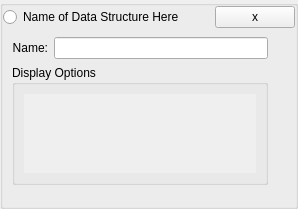
<?xml version="1.0" encoding="UTF-8"?>
<ui version="4.0">
 <class>DataStructurePropertiesWidget</class>
 <widget class="KButtonGroup" name="DataStructurePropertiesWidget">
  <property name="geometry">
   <rect>
    <x>0</x>
    <y>0</y>
    <width>298</width>
    <height>193</height>
   </rect>
  </property>
  <property name="sizePolicy">
   <sizepolicy hsizetype="MinimumExpanding" vsizetype="Preferred">
    <horstretch>0</horstretch>
    <verstretch>0</verstretch>
   </sizepolicy>
  </property>
  <property name="maximumSize">
   <size>
    <width>10000</width>
    <height>10000</height>
   </size>
  </property>
  <property name="title">
   <string/>
  </property>
  <layout class="QGridLayout" name="gridLayout_2">
   <property name="sizeConstraint">
    <enum>QLayout::SetDefaultConstraint</enum>
   </property>
   <property name="verticalSpacing">
    <number>0</number>
   </property>
   <property name="margin">
    <number>0</number>
   </property>
   <item row="1" column="1">
    <widget class="QWidget" name="_editWidget" native="true">
     <property name="maximumSize">
      <size>
       <width>16777215</width>
       <height>400</height>
      </size>
     </property>
     <layout class="QGridLayout" name="gridLayout">
      <item row="5" column="2">
       <widget class="KSeparator" name="kseparator"/>
      </item>
      <item row="6" column="0" colspan="4">
       <widget class="QFrame" name="_extraProperties">
        <property name="frameShape">
         <enum>QFrame::StyledPanel</enum>
        </property>
        <property name="frameShadow">
         <enum>QFrame::Plain</enum>
        </property>
       </widget>
      </item>
      <item row="0" column="0">
       <layout class="QHBoxLayout" name="horizontalLayout">
        <property name="sizeConstraint">
         <enum>QLayout::SetFixedSize</enum>
        </property>
       </layout>
      </item>
      <item row="2" column="0">
       <layout class="QHBoxLayout" name="horizontalLayout_2">
        <item>
         <widget class="QLabel" name="label">
          <property name="text">
           <string>Name:</string>
          </property>
          <property name="alignment">
           <set>Qt::AlignRight|Qt::AlignTrailing|Qt::AlignVCenter</set>
          </property>
         </widget>
        </item>
        <item>
         <widget class="KLineEdit" name="_dataStructureName">
          <property name="sizePolicy">
           <sizepolicy hsizetype="Expanding" vsizetype="Fixed">
            <horstretch>0</horstretch>
            <verstretch>0</verstretch>
           </sizepolicy>
          </property>
         </widget>
        </item>
       </layout>
      </item>
      <item row="3" column="0" rowspan="2">
       <widget class="QGroupBox" name="_dataTypePropertiesHeader">
        <property name="enabled">
         <bool>true</bool>
        </property>
        <property name="sizePolicy">
         <sizepolicy hsizetype="Expanding" vsizetype="Preferred">
          <horstretch>0</horstretch>
          <verstretch>0</verstretch>
         </sizepolicy>
        </property>
        <property name="minimumSize">
         <size>
          <width>0</width>
          <height>120</height>
         </size>
        </property>
        <property name="title">
         <string>Display Options</string>
        </property>
        <layout class="QGridLayout" name="gridLayout_3">
         <item row="0" column="0">
          <widget class="QScrollArea" name="scrollArea">
           <property name="sizePolicy">
            <sizepolicy hsizetype="Expanding" vsizetype="Preferred">
             <horstretch>0</horstretch>
             <verstretch>0</verstretch>
            </sizepolicy>
           </property>
           <property name="minimumSize">
            <size>
             <width>0</width>
             <height>0</height>
            </size>
           </property>
           <property name="frameShape">
            <enum>QFrame::NoFrame</enum>
           </property>
           <property name="verticalScrollBarPolicy">
            <enum>Qt::ScrollBarAsNeeded</enum>
           </property>
           <property name="horizontalScrollBarPolicy">
            <enum>Qt::ScrollBarAlwaysOff</enum>
           </property>
           <property name="widgetResizable">
            <bool>true</bool>
           </property>
           <property name="alignment">
            <set>Qt::AlignCenter</set>
           </property>
           <widget class="QWidget" name="scrollAreaWidgetContents">
            <property name="geometry">
             <rect>
              <x>0</x>
              <y>0</y>
              <width>258</width>
              <height>84</height>
             </rect>
            </property>
            <property name="sizePolicy">
             <sizepolicy hsizetype="Expanding" vsizetype="Preferred">
              <horstretch>0</horstretch>
              <verstretch>0</verstretch>
             </sizepolicy>
            </property>
            <layout class="QVBoxLayout" name="_typeProperties">
             <property name="spacing">
              <number>-1</number>
             </property>
             <property name="topMargin">
              <number>0</number>
             </property>
            </layout>
           </widget>
          </widget>
         </item>
        </layout>
       </widget>
      </item>
     </layout>
    </widget>
   </item>
   <item row="0" column="1">
    <layout class="QHBoxLayout" name="horizontalLayout_3">
     <property name="sizeConstraint">
      <enum>QLayout::SetMinimumSize</enum>
     </property>
     <item>
      <widget class="QRadioButton" name="_activateGraph">
       <property name="sizePolicy">
        <sizepolicy hsizetype="Expanding" vsizetype="Fixed">
         <horstretch>0</horstretch>
         <verstretch>0</verstretch>
        </sizepolicy>
       </property>
       <property name="text">
        <string comment="KDE::DoNotExtract">Name of Data Structure Here</string>
       </property>
      </widget>
     </item>
     <item>
      <widget class="KPushButton" name="_dataStructureDelete">
       <property name="toolTip">
        <string>Delete the active graph</string>
       </property>
       <property name="whatsThis">
        <string>Delete the current active graph: delete all nodes and edges</string>
       </property>
       <property name="text">
        <string comment="@action:button" extracomment="Do not translate, X is for delete">x</string>
       </property>
      </widget>
     </item>
    </layout>
   </item>
  </layout>
 </widget>
 <customwidgets>
  <customwidget>
   <class>KButtonGroup</class>
   <extends>QGroupBox</extends>
   <header>kbuttongroup.h</header>
   <container>1</container>
  </customwidget>
  <customwidget>
   <class>KLineEdit</class>
   <extends>QLineEdit</extends>
   <header>klineedit.h</header>
  </customwidget>
  <customwidget>
   <class>KSeparator</class>
   <extends>QFrame</extends>
   <header>kseparator.h</header>
  </customwidget>
  <customwidget>
   <class>KPushButton</class>
   <extends>QPushButton</extends>
   <header>kpushbutton.h</header>
  </customwidget>
 </customwidgets>
 <resources/>
 <connections/>
</ui>
